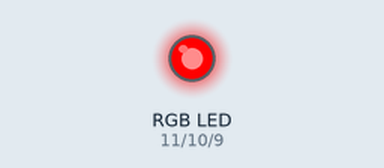
Bench run of a sketch on a simulated Arduino Uno, built with avr-gcc and run on an emulated ATmega328P. On the bench: an RGB LED mixed from three pins (HIGH = lit).

Above: at 0.5 s.
At 1.5 s:
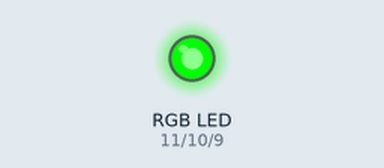
At 5.5 s:
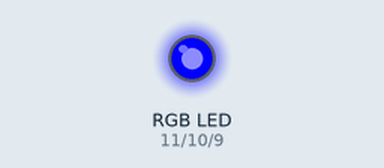
Timing chart, 0 to 6.9 s (numbered marks = the images above):
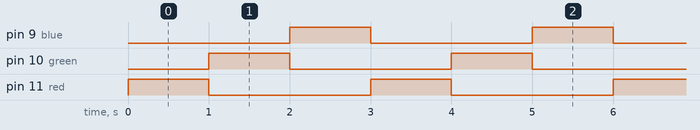

The sketch:

rgbled.ino
```cpp
int red = 11;
int green = 10;
int blue = 9;

void setup() {
  pinMode(red, OUTPUT);
  pinMode(green, OUTPUT);
  pinMode(blue, OUTPUT);
}

void loop() {
  digitalWrite(red, HIGH);
  delay(1000);
  digitalWrite(red, LOW);

  digitalWrite(green, HIGH);
  delay(1000);
  digitalWrite(green, LOW);

  digitalWrite(blue, HIGH);
  delay(1000);
  digitalWrite(blue, LOW);
}
```

Measured:
- by itself, pin 9 (blue), pin 10 (green), pin 11 (red): alternates HIGH for 1.0 s and LOW for 2.0 s
- by itself, everything shown: repeats every 3.0 s, in 4 steps
